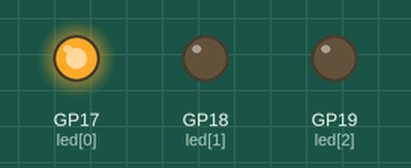
A program run on a simulated Raspberry Pi Pico running MicroPython. On the bench: output pins drawn as LEDs (lit = HIGH).

Above: at 0.05 s.
At 1.25 s:
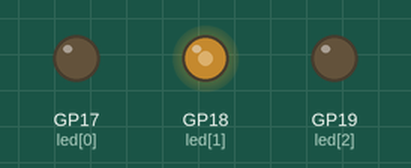
At 2.5 s:
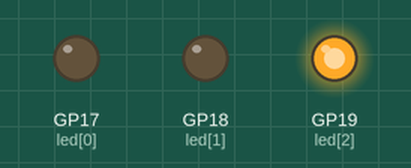
At 3.75 s:
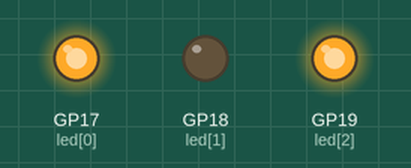
At 5.0 s:
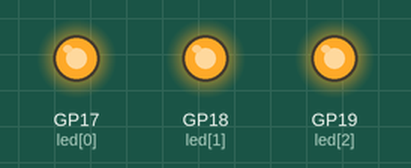
Timing chart, 0 to 6.5 s (numbered marks = the images above):
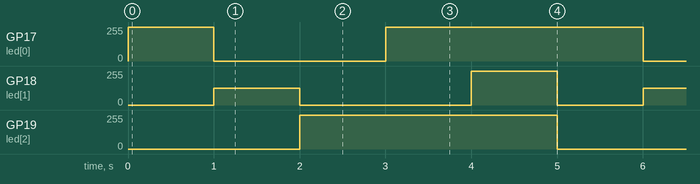

The program:

rgb_light.py
```python
from machine import Pin, PWM # importe dans le code la lib qui permet de gerer les Pin de sortie et de modulation du signal
import time # importe dans le code la lib qui permet de gerer le temps

led = [PWM(Pin(17,mode=Pin.OUT)), PWM(Pin(18,mode=Pin.OUT)), PWM(Pin(19,mode=Pin.OUT))] # select gp pins

# pin 17 = red
# pin 18 = green
# pin 19 = blue
# [red, green, blue]

sleepy = 1000

for i in led:
    i.duty_u16(0) # turn off all colors
    i.freq(1_000) # set default frequency for each color

def setColor(r, g, b):
    """
    r, g and b required values are between 0 and 255
    """
    color = [r, g, b]
    for i in range(3):
        led[i].duty_u16(color[i]*256)

while True:
    setColor(255, 0, 0) # red
    time.sleep_ms(sleepy)

    setColor(0, 127, 0) # green
    time.sleep_ms(sleepy)

    setColor(0, 0, 255) # blue
    time.sleep_ms(sleepy)

    setColor(255, 0, 255) # pink
    time.sleep_ms(sleepy)

    setColor(255, 255, 255) # white
    time.sleep_ms(sleepy)
```

Measured:
- by itself, GP17 (led[0]): repeats every 5.0 s: 0/255 2.0 s, 254/255 3.0 s
- by itself, GP18 (led[1]): repeats every 5.0 s: 0/255 2.0 s, 254/255 1.0 s, 0/255 1.0 s, 127/255 1.0 s
- by itself, GP19 (led[2]): alternates 254/255 for 3.0 s and 0/255 for 2.0 s
